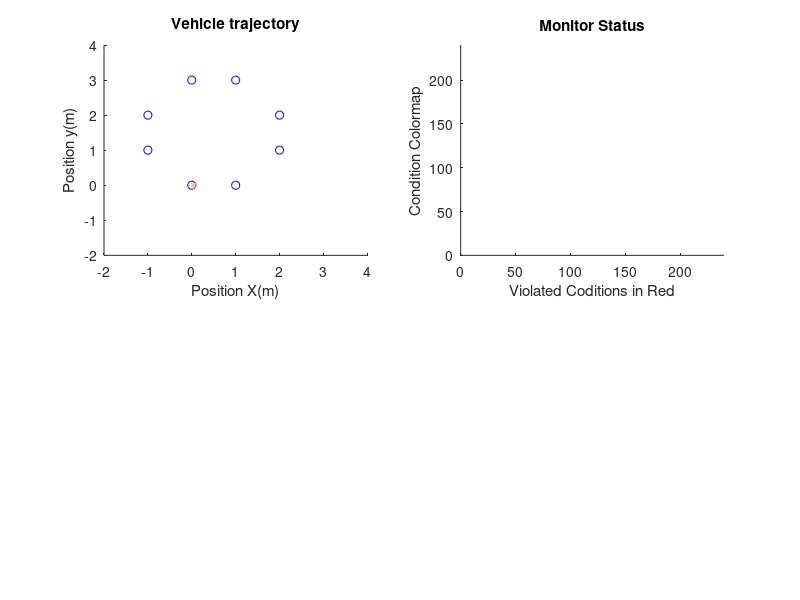

The MATLAB source for this figure: (Note: this script raises an error after producing the figure.)
%plot_data
close all
clear

load('rs1_data.mat')
n_val = normalize(ver_val,'range', [-1 1]);

min_val = min(ver_val);
max_val = max(ver_val);

fig2=figure('Position', [10, 10, 1000, 1200]);
hold on

a =[wpt_x, wpt_y];
wx = unique(a(:,1:2), 'rows');


col = cell(18,1);
col(:) = {'black'};

j = 1;
i= 250;
map = copper(16);
prev_id = -1;
for ind=i:800
   ind 
  %colors
   col(:) = {'black'};
    
  %% Plotting trajectory
  h1 = subplot(2,2,1);
  %cla(h1)
  hold on
  plot(wx(:,1), wx(:,2), 'bo')
  if ver_id(ind) ==1
      col(18) = {'green'};
      plot(pos_x(ind),pos_y(ind),'go')
  else
      col(18) = {'red'};
      col(abs(ver_id(ind))) = {'red'};
      plot(pos_x(ind),pos_y(ind),'*','Color', map(abs(ver_id(ind)),:))
  end
  %plot(pos_x(i: ind),pos_y(i:ind),'b-')
  axis([-2 4 -2 4])
  title('Vehicle trajectory')
  xlabel('Position X(m)')
  ylabel('Position y(m)')
  drawnow
  %hold off

  %% plotting text
  h2 = subplot(2,2,2 );
  cla(h2)
  axis([0 240 0 240])
  title('Monitor Status')
  ylabel('Condition Colormap')
  xlabel('Violated Coditions in Red')
  hold on
  %text(2,220,'Controller: CPO','Color',string(col(17)),'FontSize',14)
  text(30,200,'KeYmaera X','Color',string(col(18)),'FontSize',14)
  text(2,180,'C 1:','Color',map(1,:),'FontSize',10)
  text(2,170,'C 2:','Color',map(2,:),'FontSize',10)
  text(2,160,'C 3:','Color',map(3,:),'FontSize',10)
  text(2,150,'C 4:','Color',map(4,:),'FontSize',10)
  text(2,140,'C 5:','Color',map(5,:),'FontSize',10)
  text(2,130,'C 6:','Color',map(6,:),'FontSize',10)
  text(2,120,'C 7:','Color',map(7,:),'FontSize',10)
  text(2,110,'C 8:','Color',map(8,:),'FontSize',10)
  text(2,100,'C 9:','Color',map(9,:),'FontSize',10)
  text(2,90,'C 10:','Color',map(10,:),'FontSize',10)
  text(2,80,'C 11:','Color',map(11,:),'FontSize',10)
  text(2,70,'C 12:','Color',map(12,:),'FontSize',10)
  text(2,60,'C 13:','Color',map(13,:),'FontSize',10)
  text(2,50,'C 14:','Color',map(14,:),'FontSize',10)
  text(2,40,'C 15:','Color',map(15,:),'FontSize',10)
  text(2,30,'C 16:','Color',map(16,:),'FontSize',10)
  
  text(39,180,'failed to reset time','Color',string(col(1)),'FontSize',10)
  text(39,170,'controller modified speed measurement','Color',string(col(2)),'FontSize',10)
  text(39,160,'control  will violate lower speed limit','Color',string(col(3)),'FontSize',10)
  text(39,150,'control  will violate upper speed limit','Color',string(col(4)),'FontSize',10)
  text(39,140,'control will make car go in reverse','Color',string(col(5)),'FontSize',10)
  text(39,130,'control exceeds upper acceleration limit','Color',string(col(6)),'FontSize',10)
  text(39,120,'control  exceeds braking limit','Color',string(col(7)),'FontSize',10)
  text(39,110,'brake incompatible with speed limit ','Color',string(col(8)),'FontSize',10)
  text(39,100,'acceleration incompatible with speed limit ','Color',string(col(9)),'FontSize',10)
  text(39,90,'invalid speed limit (violates vl < vh)','Color',string(col(10)),'FontSize',10)
  text(39,80,'invalid speed limit  (violates 0<=vl)','Color',string(col(11)),'FontSize',10)
  text(39,70,'invalid goal (not on tube to origin)','Color',string(col(12)),'FontSize',10)
  text(39,60,'invalid goal (not on tube to origin)','Color',string(col(13)),'FontSize',10)
  text(39,50,'invalid tube (exceeds curve radius)','Color',string(col(14)),'FontSize',10)
  text(39,40,'invalid tube (goal not ahead of car)','Color',string(col(15)),'FontSize',10)
  text(39,30,'invalid steering (not in direction of goal)','Color',string(col(16)),'FontSize',10)
  drawnow
  hold off
  
  
  
  %% plotting values
  h3 = subplot(2,2,3);
  
  hold on
  %pos = [pos_x(ind)-(abs(n_val(ind))/2),  pos_y(ind)-(abs(n_val(ind))/2),abs(n_val(ind)),abs(n_val(ind))];
  
  if ver_id(ind) <0
      min_val = min(ver_val(ver_id==ver_id(ind)));
      val = (ver_val(ind))/min_val;
      val = max(val, 0.05);
      pos = [pos_x(ind)-(val/2),  pos_y(ind)-(val/2),val,val];
      
      rectangle('Position',pos,'Curvature',[1 1], 'EdgeColor', map(abs(ver_id(ind)),:))
  else
      val = (ver_val(ind))/max_val;
      val = max(val, 0.05);
      pos = [pos_x(ind)-(val/2),  pos_y(ind)-(val/2),val,val];
      rectangle('Position',pos,'Curvature',[1 1], 'EdgeColor', 'green')
  end
  axis([-2 4 -2 4])
  title('Safety Margin (green is safe)')
  xlabel('Position X(m)')
  ylabel('Position y(m)')
  drawnow
  
   %% plotting vals
  h4 = subplot(2,2,4);
  hold on
  title('Safety Margin')
  xi = ind -i+1;
  if ver_id(ind) ==1
      if val==0.05
          val=0;
      end
      plot(xi, val,'g*')
      %text(0,3.5,'Monitor: Safe','Color','green','FontSize',15)
  else
      plot(xi, -val,'*','Color', map(abs(ver_id(ind)),:))
      if ver_id(ind)~= prev_id
          %text(xi,-val,'\leftarrow'+ string(abs(ver_id(ind))),'FontSize',10, 'Clipping', 'on')
          prev_id = ver_id(ind);
      end
          
  end
 plot([xi-1,xi], [0,0], 'b-')
  %plot(wpt_y(ind), wpt_x(ind),'b*' )
  %plot(wpt_x(ind-2:ind), wpt_y(ind-2:ind), 'y-')
  xlabel('Time step')
  ylabel('Safety margin') 
  %axis([max(0, xi-150) max(150, xi) -1.2 1.2])
  drawnow
%   
%   
%   
%   
  F2(j) = getframe(gcf);
  j = j+1;
  pause(0.01)
end



%% generate videos
frame_rate = length(ver_id)/(end_time - start_time)

%% video 2
writerObj2 = VideoWriter('rs1_new_plot_v2.avi');
writerObj2.FrameRate = 26;
open(writerObj2);
for i=1:length(F2)
    % convert the image to a frame
    frame = F2(i) ;    
    writeVideo(writerObj2, frame);
end
close(writerObj2);